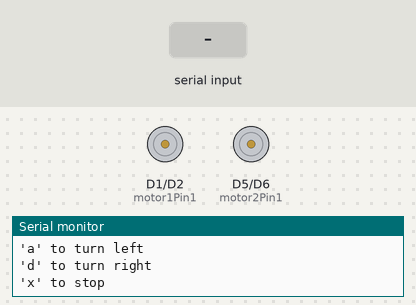
Recording of a sketch running on a simulated ESP8266 (NodeMCU). Parts: motor-driver pin pairs drawn as motors (green arrow = first pin HIGH = forward, orange = second pin HIGH = backward, longer = more drive), the last lines printed to the serial monitor. The test bench sets the inputs (shaded band).

Above: at 1.2 s.
1.3 s: "w" received over Serial
At 1.8 s:
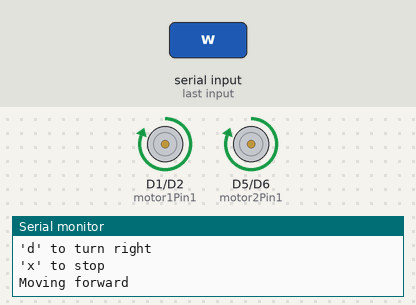
2.8 s: "s" received over Serial
At 4.0 s:
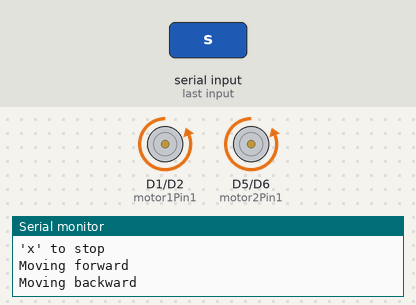
4.3 s: "a" received over Serial
At 5.3 s:
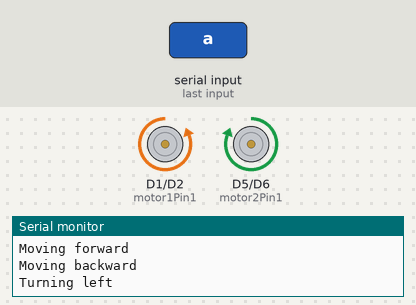
5.8 s: "d" received over Serial
At 6.4 s:
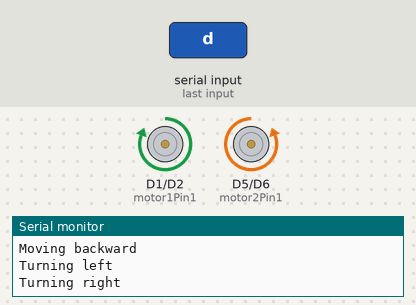
Timing chart, 0 to 8.3 s (numbered marks = the images above; inputs shaded):
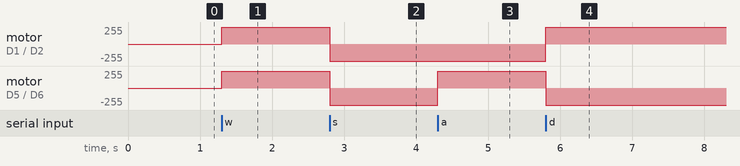

The sketch:

Activity_15_GESTURE_CONTROL_ROBOT.ino
```cpp
// Define the pins for the motor control
const int motor1Pin1 = D1; // Motor 1 input 1 (GPIO5)
const int motor1Pin2 = D2; // Motor 1 input 2 (GPIO4)
const int motor2Pin1 = D5; // Motor 2 input 1 (GPIO14)
const int motor2Pin2 = D6; // Motor 2 input 2 (GPIO12)

void setup() {
  // Set the motor control pins as outputs
  pinMode(motor1Pin1, OUTPUT);
  pinMode(motor1Pin2, OUTPUT);
  pinMode(motor2Pin1, OUTPUT);
  pinMode(motor2Pin2, OUTPUT);

  // Start serial communication
  Serial.begin(9600);
  Serial.println("Send commands to control the robot:");
  Serial.println("'w' to move forward");
  Serial.println("'s' to move backward");
  Serial.println("'a' to turn left");
  Serial.println("'d' to turn right");
  Serial.println("'x' to stop");
}

void loop() {
  // Check if data is available in the serial buffer
  if (Serial.available() > 0) {
    // Read the command from the serial buffer
    char command = Serial.read();

    // Execute the command based on the key received
    switch (command) {
      case 'w': // Move forward
        // Set both motors to move forward
        digitalWrite(motor1Pin1, HIGH);
        digitalWrite(motor1Pin2, LOW);
        digitalWrite(motor2Pin1, HIGH);
        digitalWrite(motor2Pin2, LOW);
        Serial.println("Moving forward");
        break;
      case 's': // Move backward
        // Set both motors to move backward
        digitalWrite(motor1Pin1, LOW);
        digitalWrite(motor1Pin2, HIGH);
        digitalWrite(motor2Pin1, LOW);
        digitalWrite(motor2Pin2, HIGH);
        Serial.println("Moving backward");
        break;
      case 'a': // Turn left
        // Set motor 1 to move backward and motor 2 to move forward
        digitalWrite(motor1Pin1, LOW);
        digitalWrite(motor1Pin2, HIGH);
        digitalWrite(motor2Pin1, HIGH);
        digitalWrite(motor2Pin2, LOW);
        Serial.println("Turning left");
        break;
      case 'd': // Turn right
        // Set motor 1 to move forward and motor 2 to move backward
        digitalWrite(motor1Pin1, HIGH);
        digitalWrite(motor1Pin2, LOW);
        digitalWrite(motor2Pin1, LOW);
        digitalWrite(motor2Pin2, HIGH);
        Serial.println("Turning right");
        break;
      case 'x': // Stop the motors
        // Stop both motors
        digitalWrite(motor1Pin1, LOW);
        digitalWrite(motor1Pin2, LOW);
        digitalWrite(motor2Pin1, LOW);
        digitalWrite(motor2Pin2, LOW);
        Serial.println("Stopping motors");
        break;
      default:
        Serial.println("Unknown command");
        break;
    }
  }
}
```

Measured:
- after the input at 1.3 s, motor on D1 (motor1Pin1) / D2 (motor1Pin2), motor on D5 (motor2Pin1) / D6 (motor2Pin2): stopped → forward 255/255 at once
- after the input at 2.8 s, motor on D1 (motor1Pin1) / D2 (motor1Pin2), motor on D5 (motor2Pin1) / D6 (motor2Pin2): forward 255/255 → backward 255/255 at once
- after the input at 4.3 s, motor on D5 (motor2Pin1) / D6 (motor2Pin2): backward 255/255 → forward 255/255 at once
- after the input at 5.8 s, motor on D1 (motor1Pin1) / D2 (motor1Pin2): backward 255/255 → forward 255/255 at once; motor on D5 (motor2Pin1) / D6 (motor2Pin2): forward 255/255 → backward 255/255 at once
